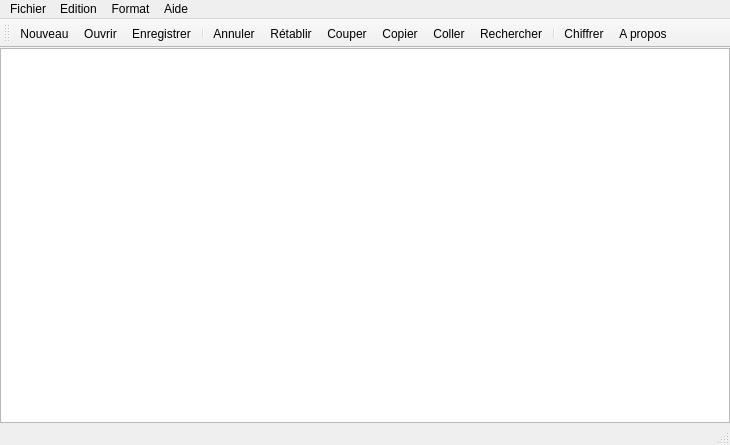
<?xml version="1.0" encoding="UTF-8"?>
<ui version="4.0">
 <class>blocNotes</class>
 <widget class="QMainWindow" name="blocNotes">
  <property name="geometry">
   <rect>
    <x>0</x>
    <y>0</y>
    <width>730</width>
    <height>445</height>
   </rect>
  </property>
  <property name="windowTitle">
   <string>Bloc-notes</string>
  </property>
  <property name="windowIcon">
   <iconset resource="ressourcesicones.qrc">
    <normaloff>:/menu/icones/notes-icon.png</normaloff>:/menu/icones/notes-icon.png</iconset>
  </property>
  <property name="iconSize">
   <size>
    <width>32</width>
    <height>32</height>
   </size>
  </property>
  <widget class="QWidget" name="centralWidget">
   <property name="font">
    <font>
     <pointsize>10</pointsize>
    </font>
   </property>
   <layout class="QVBoxLayout" name="verticalLayout">
    <property name="leftMargin">
     <number>0</number>
    </property>
    <property name="topMargin">
     <number>0</number>
    </property>
    <property name="rightMargin">
     <number>0</number>
    </property>
    <property name="bottomMargin">
     <number>0</number>
    </property>
    <item>
     <widget class="QPlainTextEdit" name="plainTextEdit">
      <property name="palette">
       <palette>
        <active>
         <colorrole role="Midlight">
          <brush brushstyle="SolidPattern">
           <color alpha="255">
            <red>0</red>
            <green>85</green>
            <blue>255</blue>
           </color>
          </brush>
         </colorrole>
         <colorrole role="Highlight">
          <brush brushstyle="SolidPattern">
           <color alpha="255">
            <red>0</red>
            <green>85</green>
            <blue>255</blue>
           </color>
          </brush>
         </colorrole>
         <colorrole role="HighlightedText">
          <brush brushstyle="SolidPattern">
           <color alpha="255">
            <red>255</red>
            <green>255</green>
            <blue>255</blue>
           </color>
          </brush>
         </colorrole>
        </active>
        <inactive>
         <colorrole role="Midlight">
          <brush brushstyle="SolidPattern">
           <color alpha="255">
            <red>0</red>
            <green>85</green>
            <blue>255</blue>
           </color>
          </brush>
         </colorrole>
         <colorrole role="Highlight">
          <brush brushstyle="SolidPattern">
           <color alpha="255">
            <red>0</red>
            <green>170</green>
            <blue>0</blue>
           </color>
          </brush>
         </colorrole>
         <colorrole role="HighlightedText">
          <brush brushstyle="SolidPattern">
           <color alpha="255">
            <red>255</red>
            <green>255</green>
            <blue>255</blue>
           </color>
          </brush>
         </colorrole>
        </inactive>
        <disabled>
         <colorrole role="Midlight">
          <brush brushstyle="SolidPattern">
           <color alpha="255">
            <red>0</red>
            <green>85</green>
            <blue>255</blue>
           </color>
          </brush>
         </colorrole>
         <colorrole role="Highlight">
          <brush brushstyle="SolidPattern">
           <color alpha="255">
            <red>51</red>
            <green>153</green>
            <blue>255</blue>
           </color>
          </brush>
         </colorrole>
         <colorrole role="HighlightedText">
          <brush brushstyle="SolidPattern">
           <color alpha="255">
            <red>255</red>
            <green>255</green>
            <blue>255</blue>
           </color>
          </brush>
         </colorrole>
        </disabled>
       </palette>
      </property>
      <property name="cursorWidth">
       <number>2</number>
      </property>
     </widget>
    </item>
   </layout>
  </widget>
  <widget class="QMenuBar" name="menuBar">
   <property name="geometry">
    <rect>
     <x>0</x>
     <y>0</y>
     <width>730</width>
     <height>26</height>
    </rect>
   </property>
   <widget class="QMenu" name="menuFichier">
    <property name="title">
     <string>Fichier</string>
    </property>
    <addaction name="actionNouveau"/>
    <addaction name="actionOuvrir"/>
    <addaction name="actionEnregistrer"/>
    <addaction name="actionEnregistrer_sous"/>
    <addaction name="separator"/>
    <addaction name="actionCrypter"/>
    <addaction name="actionD_crypter"/>
    <addaction name="separator"/>
    <addaction name="actionQuitter"/>
   </widget>
   <widget class="QMenu" name="menuFormat">
    <property name="title">
     <string>Format</string>
    </property>
    <addaction name="actionPolice"/>
    <addaction name="actionCouleur_du_fond"/>
   </widget>
   <widget class="QMenu" name="menuAide">
    <property name="title">
     <string>Aide</string>
    </property>
    <addaction name="actionA_propos"/>
   </widget>
   <widget class="QMenu" name="menuEdition">
    <property name="title">
     <string>Edition</string>
    </property>
    <addaction name="actionAnnuler"/>
    <addaction name="actionR_tablir"/>
    <addaction name="separator"/>
    <addaction name="actionCouper"/>
    <addaction name="actionCopier"/>
    <addaction name="actionColler"/>
    <addaction name="separator"/>
    <addaction name="actionRechercher"/>
    <addaction name="actionRechercher_le_suivant"/>
    <addaction name="separator"/>
    <addaction name="actionSelectionner_tout"/>
   </widget>
   <addaction name="menuFichier"/>
   <addaction name="menuEdition"/>
   <addaction name="menuFormat"/>
   <addaction name="menuAide"/>
  </widget>
  <widget class="QToolBar" name="mainToolBar">
   <attribute name="toolBarArea">
    <enum>TopToolBarArea</enum>
   </attribute>
   <attribute name="toolBarBreak">
    <bool>false</bool>
   </attribute>
   <addaction name="actionNouveau"/>
   <addaction name="actionOuvrir"/>
   <addaction name="actionEnregistrer"/>
   <addaction name="separator"/>
   <addaction name="actionAnnuler"/>
   <addaction name="actionR_tablir"/>
   <addaction name="actionCouper"/>
   <addaction name="actionCopier"/>
   <addaction name="actionColler"/>
   <addaction name="actionRechercher"/>
   <addaction name="separator"/>
   <addaction name="actionCrypter"/>
   <addaction name="actionA_propos"/>
  </widget>
  <widget class="QStatusBar" name="statusBar"/>
  <action name="actionNouveau">
   <property name="icon">
    <iconset resource="ressourcesicones.qrc">
     <normaloff>:/menu/icones/page-blanche-icon.png</normaloff>:/menu/icones/page-blanche-icon.png</iconset>
   </property>
   <property name="text">
    <string>Nouveau</string>
   </property>
   <property name="toolTip">
    <string>Nouveau</string>
   </property>
   <property name="shortcut">
    <string>Ctrl+N</string>
   </property>
  </action>
  <action name="actionOuvrir">
   <property name="icon">
    <iconset resource="ressourcesicones.qrc">
     <normaloff>:/menu/icones/open-file-icon.png</normaloff>:/menu/icones/open-file-icon.png</iconset>
   </property>
   <property name="text">
    <string>Ouvrir</string>
   </property>
   <property name="shortcut">
    <string>Ctrl+O</string>
   </property>
  </action>
  <action name="actionEnregistrer">
   <property name="icon">
    <iconset resource="ressourcesicones.qrc">
     <normaloff>:/menu/icones/Save-icon.png</normaloff>:/menu/icones/Save-icon.png</iconset>
   </property>
   <property name="text">
    <string>Enregistrer</string>
   </property>
   <property name="shortcut">
    <string>Ctrl+E</string>
   </property>
  </action>
  <action name="actionEnregistrer_sous">
   <property name="icon">
    <iconset resource="ressourcesicones.qrc">
     <normaloff>:/menu/icones/Save-icon.png</normaloff>:/menu/icones/Save-icon.png</iconset>
   </property>
   <property name="text">
    <string>Enregistrer sous</string>
   </property>
   <property name="shortcut">
    <string>Ctrl+S</string>
   </property>
  </action>
  <action name="actionPolice">
   <property name="icon">
    <iconset resource="ressourcesicones.qrc">
     <normaloff>:/menu/icones/font-icon.png</normaloff>:/menu/icones/font-icon.png</iconset>
   </property>
   <property name="text">
    <string>Police</string>
   </property>
  </action>
  <action name="actionA_propos">
   <property name="icon">
    <iconset resource="ressourcesicones.qrc">
     <normaloff>:/menu/icones/point-interrogation-icon.png</normaloff>:/menu/icones/point-interrogation-icon.png</iconset>
   </property>
   <property name="text">
    <string>A propos</string>
   </property>
   <property name="shortcut">
    <string>Ctrl+A</string>
   </property>
  </action>
  <action name="actionQuitter">
   <property name="icon">
    <iconset resource="ressourcesicones.qrc">
     <normaloff>:/menu/icones/Windows-Close-Program-icon.png</normaloff>:/menu/icones/Windows-Close-Program-icon.png</iconset>
   </property>
   <property name="text">
    <string>Quitter</string>
   </property>
  </action>
  <action name="actionCouleur_du_fond">
   <property name="icon">
    <iconset resource="ressourcesicones.qrc">
     <normaloff>:/menu/icones/color-icon.png</normaloff>:/menu/icones/color-icon.png</iconset>
   </property>
   <property name="text">
    <string>Couleur du fond</string>
   </property>
  </action>
  <action name="actionAnnuler">
   <property name="icon">
    <iconset resource="ressourcesicones.qrc">
     <normaloff>:/menu/icones/defaire-icon.png</normaloff>:/menu/icones/defaire-icon.png</iconset>
   </property>
   <property name="text">
    <string>Annuler</string>
   </property>
   <property name="shortcut">
    <string>Ctrl+Z</string>
   </property>
  </action>
  <action name="actionR_tablir">
   <property name="icon">
    <iconset resource="ressourcesicones.qrc">
     <normaloff>:/menu/icones/refaire-icon.png</normaloff>:/menu/icones/refaire-icon.png</iconset>
   </property>
   <property name="text">
    <string>Rétablir</string>
   </property>
   <property name="shortcut">
    <string>Ctrl+Y</string>
   </property>
  </action>
  <action name="actionRechercher">
   <property name="icon">
    <iconset resource="ressourcesicones.qrc">
     <normaloff>:/menu/icones/recherche-icon.png</normaloff>:/menu/icones/recherche-icon.png</iconset>
   </property>
   <property name="text">
    <string>Rechercher</string>
   </property>
   <property name="shortcut">
    <string>Ctrl+F</string>
   </property>
  </action>
  <action name="actionRechercher_le_suivant">
   <property name="text">
    <string>Rechercher le suivant</string>
   </property>
   <property name="shortcut">
    <string>F3</string>
   </property>
  </action>
  <action name="actionCouper">
   <property name="icon">
    <iconset resource="ressourcesicones.qrc">
     <normaloff>:/menu/icones/couper-icon.png</normaloff>:/menu/icones/couper-icon.png</iconset>
   </property>
   <property name="text">
    <string>Couper</string>
   </property>
   <property name="shortcut">
    <string>Ctrl+X</string>
   </property>
  </action>
  <action name="actionCopier">
   <property name="icon">
    <iconset resource="ressourcesicones.qrc">
     <normaloff>:/menu/icones/copie-icon.png</normaloff>:/menu/icones/copie-icon.png</iconset>
   </property>
   <property name="text">
    <string>Copier</string>
   </property>
   <property name="shortcut">
    <string>Ctrl+C</string>
   </property>
  </action>
  <action name="actionColler">
   <property name="icon">
    <iconset resource="ressourcesicones.qrc">
     <normaloff>:/menu/icones/coller-icon.png</normaloff>:/menu/icones/coller-icon.png</iconset>
   </property>
   <property name="text">
    <string>Coller</string>
   </property>
   <property name="shortcut">
    <string>Ctrl+V</string>
   </property>
  </action>
  <action name="actionSelectionner_tout">
   <property name="text">
    <string>Selectionner tout</string>
   </property>
   <property name="shortcut">
    <string>Ctrl+A</string>
   </property>
  </action>
  <action name="actionCrypter">
   <property name="icon">
    <iconset resource="icones/crypto.qrc">
     <normaloff>:/verrouillage-icone.png</normaloff>:/verrouillage-icone.png</iconset>
   </property>
   <property name="text">
    <string>Chiffrer</string>
   </property>
  </action>
  <action name="actionD_crypter">
   <property name="icon">
    <iconset resource="icones/crypto.qrc">
     <normaloff>:/cadenas-ouvert-icone.png</normaloff>:/cadenas-ouvert-icone.png</iconset>
   </property>
   <property name="text">
    <string>Déchiffrer</string>
   </property>
  </action>
 </widget>
 <layoutdefault spacing="6" margin="11"/>
 <resources>
  <include location="icones/crypto.qrc"/>
  <include location="ressourcesicones.qrc"/>
 </resources>
 <connections/>
</ui>
